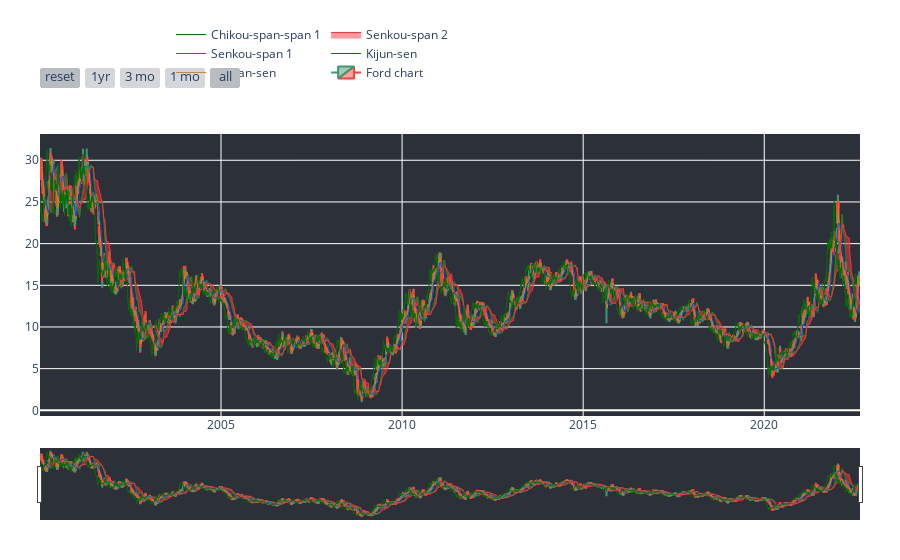

Here is the notebook cell this chart was saved with:
### Code cell
iplot(fig, filename = 'candlestick-ichimoku' )

### Figure 1 — Plotly figure (JSON) as saved in the notebook; plotly's stock layout.template omitted (floating-point values rounded to 4 significant figures; data arrays with more than 128 entries replaced by an {"elided": "..."} marker saying what was removed)
{"data": [{"close": {"elided": "5697 float values"}, "high": {"elided": "5697 float values"}, "low": {"elided": "5697 float values"}, "name": "Ford chart", "open": {"elided": "5697 float values"}, "type": "candlestick", "x": {"elided": "5697 str values"}, "yaxis": "y2"}, {"line": {"width": 1}, "marker": {"color": "#de7b12"}, "mode": "lines", "name": "Tenkan-sen", "type": "scatter", "x": {"elided": "5697 str values"}, "y": {"elided": "5697 float values"}, "yaxis": "y2"}, {"line": {"width": 1}, "marker": {"color": "#1245de"}, "mode": "lines", "name": "Kijun-sen", "type": "scatter", "x": {"elided": "5697 str values"}, "y": {"elided": "5697 float values"}, "yaxis": "y2"}, {"line": {"width": 1}, "marker": {"color": "#228B22"}, "mode": "lines", "name": "Senkou-span 1", "type": "scatter", "x": {"elided": "5697 str values"}, "y": {"elided": "5697 float values"}, "yaxis": "y2"}, {"fill": "tonexty", "line": {"width": 1}, "marker": {"color": "#FF3341"}, "mode": "lines", "name": "Senkou-span 2", "type": "scatter", "x": {"elided": "5697 str values"}, "y": {"elided": "5697 float values"}, "yaxis": "y2"}, {"line": {"width": 1}, "marker": {"color": "#046e08"}, "mode": "lines", "name": "Chikou-span-span 1", "type": "scatter", "x": {"elided": "5697 str values"}, "y": {"elided": "5697 float values"}, "yaxis": "y2"}], "layout": {"legend": {"orientation": "h", "x": 0.3, "y": 0.9, "yanchor": "bottom"}, "margin": {"b": 40, "l": 40, "r": 40, "t": 40}, "plot_bgcolor": "rgb(44, 48, 56)", "xaxis": {"rangeselector": {"bgcolor": "rgba(148, 152, 161, 0.4)", "buttons": [{"count": 1, "label": "reset", "step": "all"}, {"count": 1, "label": "1yr", "step": "year", "stepmode": "backward"}, {"count": 3, "label": "3 mo", "step": "month", "stepmode": "backward"}, {"count": 1, "label": "1 mo", "step": "month", "stepmode": "backward"}, {"step": "all"}], "font": {"size": 13}, "visible": true, "x": 0, "y": 0.9}}, "yaxis": {"domain": [0, 0.2], "showticklabels": false}, "yaxis2": {"domain": [0.2, 0.8]}}}
